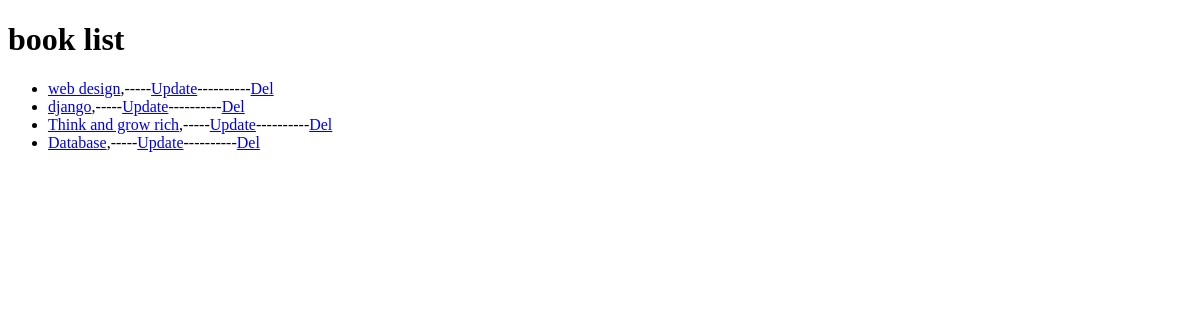
Before: /book/list/ with the older database file.
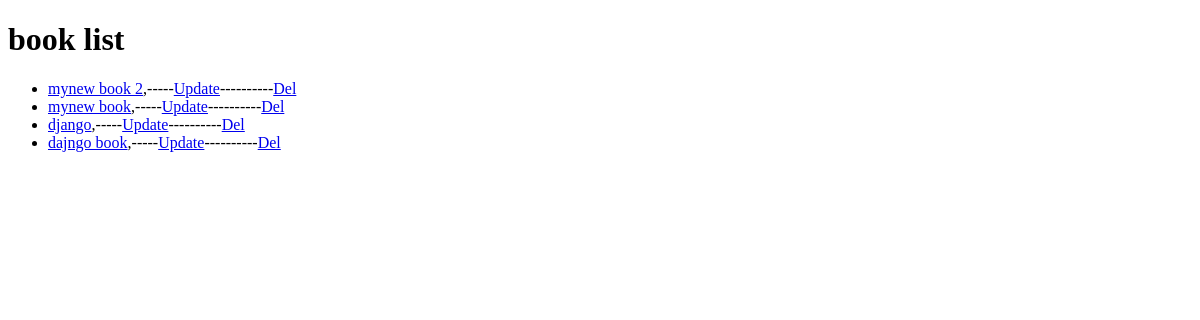
After: the same page with the newer database file.
### book/models.py (models this page shows, shortened)
class Book(models.Model):
    name = models.CharField(max_length=100)
    isbn = models.CharField(unique=True,max_length=200)
    price = models.DecimalField(max_digits=10,decimal_places=3)
    author = models.CharField(max_length=100)
    is_publish = models.BooleanField(default=False)

### book/views.py (the view)
# urls.py: path('list/',views.BookList.as_view(),name='booklist'),
class BookList(generic.ListView):
    template_name = 'booklist.html'
    model = Book
    context_object_name = 'book'
    ordering = ['-name']
    paginate_by = 4

### templates/booklist.html (shortened to what this page needs)
<!DOCTYPE html>
<html lang="en">
<head>
</head>
<body>
  <h1>book list</h1>
  <ul>
  {% for b in book %}
    <li><a href="{% url 'details' b.id %}">{{b.name}}</a>,-----<a href="{% url 'update' b.id %}">Update</a>----------<a href="{% url 'delete' b.id %}">Del</a> </li>
  {% endfor %}
  </ul>
</body>
</html>

Changed rows visible on the page:
removed Book: name "web design"
removed Book: name "Think and grow rich"
removed Book: name "Database"
added Book: name "mynew book 2"
added Book: name "mynew book"
added Book: name "dajngo book"
